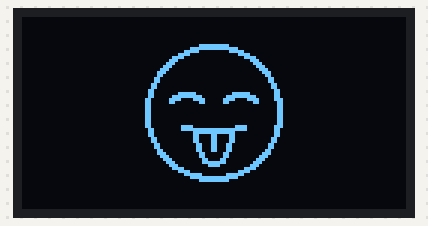
A sketch run on a simulated Arduino Uno, built with avr-gcc and run on an emulated ATmega328P. On the bench: 128×64 one-colour display.

Above: at 0.1 s.

The sketch:

robot_face.ino
```cpp
#include <Arduino.h>
#include <Adafruit_SSD1306.h>
#include <Adafruit_GFX.h>

#include "bitmap.h"


int OLED_CS = 13;
int OLED_DC = 12;
int OLED_RST = 8;
int OLED_SI = 10;
int OLED_CLK = 9;
Adafruit_SSD1306 disp(128,64,OLED_SI,OLED_CLK,OLED_DC,OLED_RST,OLED_CS);


void setup() {
  disp.begin(SSD1306_SWITCHCAPVCC);
  disp.clearDisplay();
}

void loop() {
  // disp.clearDisplay();
  disp.drawBitmap(0, 0, emoticonBitmap, 128, 64, WHITE); //robotBitmap or emoticonBitmap
  disp.display();
}
```

Source omitted: bitmap.h (data table, 38014 bytes)
